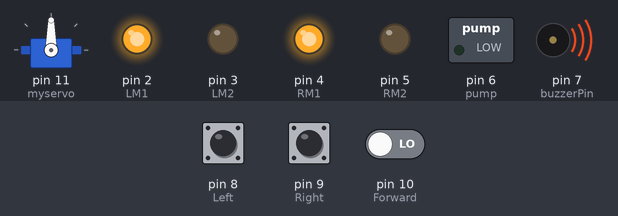
Recording of a sketch running on a simulated Arduino Uno, built with avr-gcc and run on an emulated ATmega328P. Shown: servo, switched loads named in the sketch (green lamp = pin HIGH), output pins drawn as LEDs (lit = HIGH), buzzer (waves = sounding). The test bench sets the inputs (shaded band); at power-on: pin 10 (Forward) LOW, pin 8 (Left) LOW, pin 9 (Right) LOW.

Above: at 10.4 s.
10.5 s: pin 10 (Forward) driven HIGH
At 15.0 s:
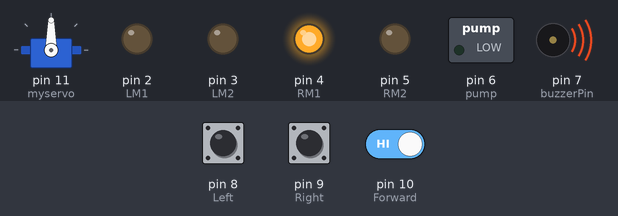
17.9 s: pin 8 (Left) pulled HIGH for 3 s
At 19.6 s:
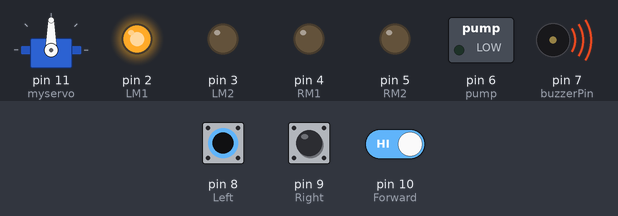
23.6 s: pin 10 (Forward) driven LOW
At 28.3 s:
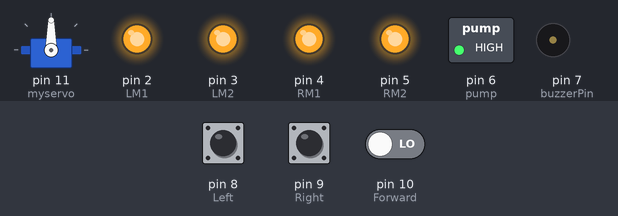
Timing chart, 0 to 36.4 s (numbered marks = the images above; inputs shaded):
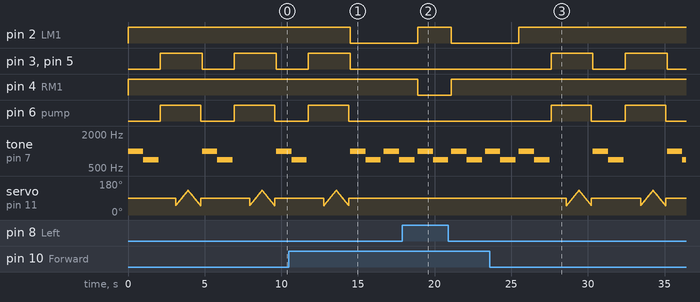

Measured:
- after the input at 10.5 s, pin 2 (LM1): HIGH → LOW after 4.0 s; pin 3 (LM2), pin 5 (RM2): goes on until 14.5 s, then stays LOW; pin 6 (pump): goes on until 14.4 s, then stays LOW
- after the input at 17.9 s, pin 2 (LM1): LOW → HIGH after 1.0 s, → LOW 2.2 s later; pin 4 (RM1): HIGH → LOW after 1.0 s, → HIGH 2.2 s later
- by itself, pin 3 (LM2), pin 5 (RM2): alternates HIGH for 2.7 s and LOW for 2.1 s
- by itself, pin 6 (pump): alternates HIGH for 2.6 s and LOW for 2.2 s
- by itself, tone on pin 7 (buzzerPin): plays 700 Hz for 1.0 s, 1000 Hz for 1.0 s, 700 Hz for 1.0 s, 1000 Hz for 1.0 s, 700 Hz for 1.0 s, 1000 Hz for 1.0 s … (7 notes in this stretch)

The sketch:

arduino_Code.ino
```cpp
#include <Servo.h>  // Included servo.h library
Servo myservo;      // Created a servo object
int pos = 0;        // pos variable stores servo’s position
boolean fire = false; // boolean variable fire tracks if there's fire

// Defined PINs for each sensor, motor and buzzer
#define Left 8
#define Right 9
#define Forward 10
#define LM1 2
#define LM2 3
#define RM1 4
#define RM2 5
#define pump 6
#define buzzerPin 7

void setup()
{
  // Set pin modes as input or output (sensors: inputs, and motors, pump, and buzzer: outputs)
  pinMode(Left, INPUT);
  pinMode(Right, INPUT);
  pinMode(Forward, INPUT);
  pinMode(LM1, OUTPUT);
  pinMode(LM2, OUTPUT);
  pinMode(RM1, OUTPUT);
  pinMode(RM2, OUTPUT);
  pinMode(pump, OUTPUT);
  pinMode(buzzerPin, OUTPUT);

  // Attached servo to pin 11 and set initial position
  myservo.attach(11);
  myservo.write(90);
}

// Function to put off fire
void put_off_fire()
{
    // Stop the motors
    digitalWrite(LM1, HIGH);
    digitalWrite(LM2, HIGH);
    digitalWrite(RM1, HIGH);
    digitalWrite(RM2, HIGH);

    // Activate the water pump to extinguish the fire
    digitalWrite(pump, HIGH);
    delay(1000); //Wait for 1 second while water is sprayed

    // Sweep the servo arm back and forth to simulate extinguishing the fire
    for (pos = 50; pos <= 130; pos += 1) {
      myservo.write(pos);
      delay(10);
    }
    for (pos = 130; pos >= 50; pos -= 1) {
      myservo.write(pos);
      delay(10);
    }

    // Turn off the water pump and reset the servo arm to its neutral position
    digitalWrite(pump,LOW);
    myservo.write(90);

    fire=false; // Reset fire status flag
}

// Function to make the buzzer beep
void beep()
{
  tone(buzzerPin, 1000); // Play a tone of frequency 1000 Hz
  delay(1000);
  tone(buzzerPin, 700); // Play a tone of frequency 700 Hz
  delay(1000); // We can adjust the delay for desired beep duration
  noTone(buzzerPin); // Stop the tone
  delay(100); // We can adjust the delay for a desired interval between beeps
}

void loop()
{
   myservo.write(90); // Center the servo

    // Check sensor readings to determine movement
    if (digitalRead(Left) == 1 && digitalRead(Right) == 1 && digitalRead(Forward) == 1)
    {
      // If all sensors detect no fire, stop the robot
      digitalWrite(LM1, HIGH);
      digitalWrite(LM2, HIGH);
      digitalWrite(RM1, HIGH);
      digitalWrite(RM2, HIGH);
    }
    else if (digitalRead(Forward) == 0)
    {
      // If the front sensor detects a fire, move forward and set fire flag
      digitalWrite(LM1, HIGH);
      digitalWrite(LM2, LOW);
      digitalWrite(RM1, HIGH);
      digitalWrite(RM2, LOW);
      fire = true;
    }
    else if (digitalRead(Left) == 0)
    {
      // If the left sensor detects an obstacle, turn left and beep
      digitalWrite(LM1, LOW);
      digitalWrite(LM2, LOW);
      digitalWrite(RM1, HIGH);
      digitalWrite(RM2, LOW);
      beep();
    }
    else if (digitalRead(Right) == 0)
    {
      // If the right sensor detects fire, turn right and beep
      digitalWrite(LM1, HIGH);
      digitalWrite(LM2, LOW);
      digitalWrite(RM1, LOW);
      digitalWrite(RM2, LOW);
      beep();
    }

    // If the fire flag is set, beep and put off the fire
    if (fire == true)
    {
      beep();
      put_off_fire();
    }

    delay(100); // We can adjust this value to adjust the distance between movements
}
```
